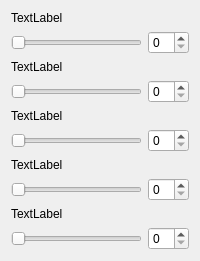
                 <widget class="QWidget" name="page_5">
                  <attribute name="label">
                   <string>时间码</string>
                  </attribute>
                  <layout class="QVBoxLayout" name="verticalLayout_79">
                   <item>
                    <widget class="QLabel" name="label_44">
                     <property name="text">
                      <string>TextLabel</string>
                     </property>
                    </widget>
                   </item>
                   <item>
                    <layout class="QHBoxLayout" name="horizontalLayout_46">
                     <item>
                      <widget class="QSlider" name="horizontalSlider_31">
                       <property name="orientation">
                        <enum>Qt::Horizontal</enum>
                       </property>
                      </widget>
                     </item>
                     <item>
                      <widget class="QSpinBox" name="spinBox_31"/>
                     </item>
                    </layout>
                   </item>
                   <item>
                    <widget class="QLabel" name="label_45">
                     <property name="text">
                      <string>TextLabel</string>
                     </property>
                    </widget>
                   </item>
                   <item>
                    <layout class="QHBoxLayout" name="horizontalLayout_62">
                     <item>
                      <widget class="QSlider" name="horizontalSlider_44">
                       <property name="orientation">
                        <enum>Qt::Horizontal</enum>
                       </property>
                      </widget>
                     </item>
                     <item>
                      <widget class="QSpinBox" name="spinBox_44"/>
                     </item>
                    </layout>
                   </item>
                   <item>
                    <widget class="QLabel" name="label_126">
                     <property name="text">
                      <string>TextLabel</string>
                     </property>
                    </widget>
                   </item>
                   <item>
                    <layout class="QHBoxLayout" name="horizontalLayout_129">
                     <item>
                      <widget class="QSlider" name="horizontalSlider_101">
                       <property name="orientation">
                        <enum>Qt::Horizontal</enum>
                       </property>
                      </widget>
                     </item>
                     <item>
                      <widget class="QSpinBox" name="spinBox_101"/>
                     </item>
                    </layout>
                   </item>
                   <item>
                    <widget class="QLabel" name="label_127">
                     <property name="text">
                      <string>TextLabel</string>
                     </property>
                    </widget>
                   </item>
                   <item>
                    <layout class="QHBoxLayout" name="horizontalLayout_130">
                     <item>
                      <widget class="QSlider" name="horizontalSlider_102">
                       <property name="orientation">
                        <enum>Qt::Horizontal</enum>
                       </property>
                      </widget>
                     </item>
                     <item>
                      <widget class="QSpinBox" name="spinBox_102"/>
                     </item>
                    </layout>
                   </item>
                   <item>
                    <widget class="QLabel" name="label_128">
                     <property name="text">
                      <string>TextLabel</string>
                     </property>
                    </widget>
                   </item>
                   <item>
                    <layout class="QHBoxLayout" name="horizontalLayout_131">
                     <item>
                      <widget class="QSlider" name="horizontalSlider_103">
                       <property name="orientation">
                        <enum>Qt::Horizontal</enum>
                       </property>
                      </widget>
                     </item>
                     <item>
                      <widget class="QSpinBox" name="spinBox_103"/>
                     </item>
                    </layout>
                   </item>
                  </layout>
                 </widget>
